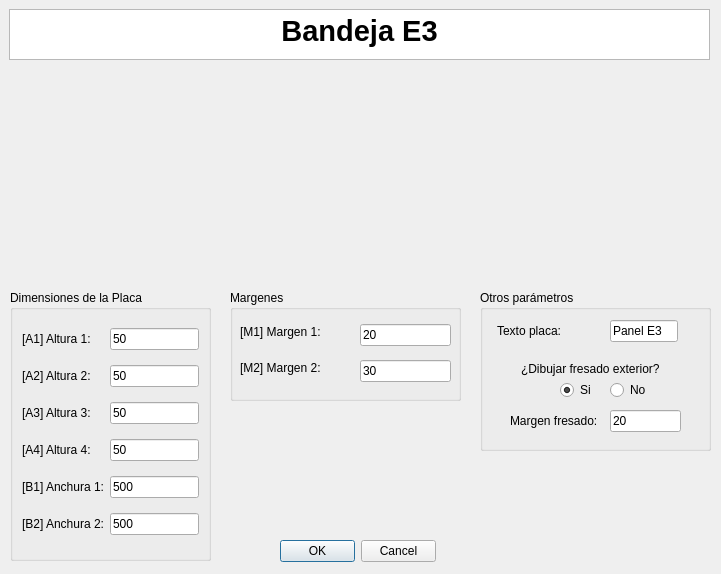
<?xml version="1.0" encoding="UTF-8"?>
<ui version="4.0">
 <class>MyPositionDialog</class>
 <widget class="QDialog" name="MyPositionDialog">
  <property name="geometry">
   <rect>
    <x>0</x>
    <y>0</y>
    <width>721</width>
    <height>574</height>
   </rect>
  </property>
  <property name="windowTitle">
   <string>Enter Position</string>
  </property>
  <property name="whatsThis">
   <string>&lt;html&gt;&lt;head/&gt;&lt;body&gt;&lt;p&gt;Esta ventana de KSDpanel te permite introducir todas las medidas correspondientes del panel seleccionado.&lt;/p&gt;&lt;p&gt;Recuerda que todas las medidas deben de ir en milimetros (mm).&lt;/p&gt;&lt;/body&gt;&lt;/html&gt;</string>
  </property>
  <widget class="QDialogButtonBox" name="buttonBox">
   <property name="geometry">
    <rect>
     <x>280</x>
     <y>540</y>
     <width>156</width>
     <height>23</height>
    </rect>
   </property>
   <property name="orientation">
    <enum>Qt::Horizontal</enum>
   </property>
   <property name="standardButtons">
    <set>QDialogButtonBox::Cancel|QDialogButtonBox::Ok</set>
   </property>
  </widget>
  <widget class="QTextBrowser" name="textBrowser">
   <property name="geometry">
    <rect>
     <x>9</x>
     <y>9</y>
     <width>701</width>
     <height>51</height>
    </rect>
   </property>
   <property name="html">
    <string>&lt;!DOCTYPE HTML PUBLIC &quot;-//W3C//DTD HTML 4.0//EN&quot; &quot;http://www.w3.org/TR/REC-html40/strict.dtd&quot;&gt;
&lt;html&gt;&lt;head&gt;&lt;meta name=&quot;qrichtext&quot; content=&quot;1&quot; /&gt;&lt;style type=&quot;text/css&quot;&gt;
p, li { white-space: pre-wrap; }
&lt;/style&gt;&lt;/head&gt;&lt;body style=&quot; font-family:'MS Shell Dlg 2'; font-size:8.25pt; font-weight:400; font-style:normal;&quot;&gt;
&lt;p align=&quot;center&quot; style=&quot; margin-top:0px; margin-bottom:0px; margin-left:0px; margin-right:0px; -qt-block-indent:0; text-indent:0px;&quot;&gt;&lt;span style=&quot; font-size:22pt; font-weight:600;&quot;&gt;Bandeja E3&lt;/span&gt;&lt;/p&gt;&lt;/body&gt;&lt;/html&gt;</string>
   </property>
  </widget>
  <widget class="QGroupBox" name="groupBox">
   <property name="geometry">
    <rect>
     <x>480</x>
     <y>290</y>
     <width>231</width>
     <height>161</height>
    </rect>
   </property>
   <property name="styleSheet">
    <string notr="true">font: 10pt &quot;MS Shell Dlg 2&quot;;</string>
   </property>
   <property name="title">
    <string>Otros parámetros</string>
   </property>
   <widget class="QLineEdit" name="textoDescriptivoA0UI">
    <property name="geometry">
     <rect>
      <x>130</x>
      <y>30</y>
      <width>68</width>
      <height>22</height>
     </rect>
    </property>
    <property name="text">
     <string>Panel E3</string>
    </property>
   </widget>
   <widget class="QLabel" name="label">
    <property name="geometry">
     <rect>
      <x>17</x>
      <y>30</y>
      <width>107</width>
      <height>22</height>
     </rect>
    </property>
    <property name="text">
     <string>Texto placa:</string>
    </property>
   </widget>
   <widget class="QLabel" name="label_3">
    <property name="geometry">
     <rect>
      <x>30</x>
      <y>120</y>
      <width>107</width>
      <height>22</height>
     </rect>
    </property>
    <property name="text">
     <string>Margen fresado:</string>
    </property>
   </widget>
   <widget class="QLineEdit" name="margenFresadoUI">
    <property name="geometry">
     <rect>
      <x>130</x>
      <y>120</y>
      <width>71</width>
      <height>22</height>
     </rect>
    </property>
    <property name="text">
     <string>20</string>
    </property>
   </widget>
   <widget class="QLabel" name="label_2">
    <property name="geometry">
     <rect>
      <x>41</x>
      <y>71</y>
      <width>148</width>
      <height>16</height>
     </rect>
    </property>
    <property name="mouseTracking">
     <bool>false</bool>
    </property>
    <property name="text">
     <string>¿Dibujar fresado exterior?</string>
    </property>
    <property name="buddy">
     <cstring>label_2</cstring>
    </property>
   </widget>
   <widget class="QRadioButton" name="noCrearFresadoUI">
    <property name="geometry">
     <rect>
      <x>130</x>
      <y>90</y>
      <width>38</width>
      <height>20</height>
     </rect>
    </property>
    <property name="text">
     <string>No</string>
    </property>
   </widget>
   <widget class="QRadioButton" name="crearFresadoUI">
    <property name="geometry">
     <rect>
      <x>80</x>
      <y>90</y>
      <width>34</width>
      <height>20</height>
     </rect>
    </property>
    <property name="text">
     <string>Si</string>
    </property>
    <property name="checked">
     <bool>true</bool>
    </property>
   </widget>
  </widget>
  <widget class="QGroupBox" name="groupBox_2">
   <property name="geometry">
    <rect>
     <x>230</x>
     <y>290</y>
     <width>231</width>
     <height>111</height>
    </rect>
   </property>
   <property name="styleSheet">
    <string notr="true">font: 10pt &quot;MS Shell Dlg 2&quot;;</string>
   </property>
   <property name="title">
    <string>Margenes</string>
   </property>
   <widget class="QLineEdit" name="margenM2UI">
    <property name="geometry">
     <rect>
      <x>130</x>
      <y>70</y>
      <width>91</width>
      <height>22</height>
     </rect>
    </property>
    <property name="text">
     <string>30</string>
    </property>
   </widget>
   <widget class="QLabel" name="label_12">
    <property name="geometry">
     <rect>
      <x>10</x>
      <y>70</y>
      <width>121</width>
      <height>16</height>
     </rect>
    </property>
    <property name="text">
     <string>[M2] Margen 2:</string>
    </property>
   </widget>
   <widget class="QLineEdit" name="margenM1UI">
    <property name="geometry">
     <rect>
      <x>130</x>
      <y>34</y>
      <width>91</width>
      <height>22</height>
     </rect>
    </property>
    <property name="text">
     <string>20</string>
    </property>
   </widget>
   <widget class="QLabel" name="label_11">
    <property name="geometry">
     <rect>
      <x>10</x>
      <y>34</y>
      <width>121</width>
      <height>16</height>
     </rect>
    </property>
    <property name="text">
     <string>[M1] Margen 1:</string>
    </property>
   </widget>
  </widget>
  <widget class="QLabel" name="imagenPanelUI">
   <property name="geometry">
    <rect>
     <x>180</x>
     <y>70</y>
     <width>351</width>
     <height>211</height>
    </rect>
   </property>
   <property name="text">
    <string/>
   </property>
   <property name="pixmap">
    <pixmap>../imagenes/REF_E3cotas.jpg</pixmap>
   </property>
   <property name="scaledContents">
    <bool>true</bool>
   </property>
   <property name="wordWrap">
    <bool>false</bool>
   </property>
   <property name="margin">
    <number>0</number>
   </property>
   <property name="openExternalLinks">
    <bool>false</bool>
   </property>
  </widget>
  <widget class="QGroupBox" name="groupBox_3">
   <property name="geometry">
    <rect>
     <x>10</x>
     <y>290</y>
     <width>201</width>
     <height>271</height>
    </rect>
   </property>
   <property name="styleSheet">
    <string notr="true">font: 10pt &quot;MS Shell Dlg 2&quot;;</string>
   </property>
   <property name="title">
    <string>Dimensiones de la Placa</string>
   </property>
   <layout class="QGridLayout" name="gridLayout_3">
    <item row="1" column="1">
     <widget class="QLineEdit" name="altura2UI">
      <property name="text">
       <string>50</string>
      </property>
     </widget>
    </item>
    <item row="6" column="0">
     <widget class="QLabel" name="label_4">
      <property name="text">
       <string>[B1] Anchura 1:</string>
      </property>
     </widget>
    </item>
    <item row="1" column="0">
     <widget class="QLabel" name="label_10">
      <property name="text">
       <string>[A2] Altura 2:</string>
      </property>
     </widget>
    </item>
    <item row="6" column="1">
     <widget class="QLineEdit" name="anchura1UI">
      <property name="text">
       <string>500</string>
      </property>
     </widget>
    </item>
    <item row="0" column="0">
     <widget class="QLabel" name="label_8">
      <property name="text">
       <string>[A1] Altura 1:</string>
      </property>
     </widget>
    </item>
    <item row="3" column="1">
     <widget class="QLineEdit" name="altura4UI">
      <property name="text">
       <string>50</string>
      </property>
     </widget>
    </item>
    <item row="0" column="1">
     <widget class="QLineEdit" name="altura1UI">
      <property name="text">
       <string>50</string>
      </property>
     </widget>
    </item>
    <item row="2" column="0">
     <widget class="QLabel" name="label_14">
      <property name="text">
       <string>[A3] Altura 3:</string>
      </property>
     </widget>
    </item>
    <item row="2" column="1">
     <widget class="QLineEdit" name="altura3UI">
      <property name="text">
       <string>50</string>
      </property>
     </widget>
    </item>
    <item row="3" column="0">
     <widget class="QLabel" name="label_15">
      <property name="text">
       <string>[A4] Altura 4:</string>
      </property>
     </widget>
    </item>
    <item row="7" column="0">
     <widget class="QLabel" name="label_5">
      <property name="text">
       <string>[B2] Anchura 2:</string>
      </property>
     </widget>
    </item>
    <item row="7" column="1">
     <widget class="QLineEdit" name="anchura2UI">
      <property name="text">
       <string>500</string>
      </property>
     </widget>
    </item>
   </layout>
  </widget>
  <zorder>groupBox_2</zorder>
  <zorder>groupBox</zorder>
  <zorder>buttonBox</zorder>
  <zorder>textBrowser</zorder>
  <zorder>imagenPanelUI</zorder>
  <zorder>groupBox_3</zorder>
 </widget>
 <resources/>
 <connections>
  <connection>
   <sender>buttonBox</sender>
   <signal>accepted()</signal>
   <receiver>MyPositionDialog</receiver>
   <slot>accept()</slot>
   <hints>
    <hint type="sourcelabel">
     <x>248</x>
     <y>254</y>
    </hint>
    <hint type="destinationlabel">
     <x>157</x>
     <y>274</y>
    </hint>
   </hints>
  </connection>
  <connection>
   <sender>buttonBox</sender>
   <signal>rejected()</signal>
   <receiver>MyPositionDialog</receiver>
   <slot>reject()</slot>
   <hints>
    <hint type="sourcelabel">
     <x>316</x>
     <y>260</y>
    </hint>
    <hint type="destinationlabel">
     <x>286</x>
     <y>274</y>
    </hint>
   </hints>
  </connection>
 </connections>
</ui>
